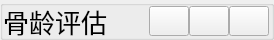
        <widget class="QGroupBox" name="groupBox_top">
         <property name="minimumSize">
          <size>
           <width>0</width>
           <height>35</height>
          </size>
         </property>
         <property name="maximumSize">
          <size>
           <width>16777215</width>
           <height>40</height>
          </size>
         </property>
         <property name="styleSheet">
          <string notr="true">#groupBox_top{
border:none;
}</string>
         </property>
         <property name="title">
          <string/>
         </property>
         <layout class="QHBoxLayout" name="horizontalLayout_2">
          <property name="spacing">
           <number>0</number>
          </property>
          <property name="leftMargin">
           <number>0</number>
          </property>
          <property name="topMargin">
           <number>0</number>
          </property>
          <property name="rightMargin">
           <number>0</number>
          </property>
          <property name="bottomMargin">
           <number>0</number>
          </property>
          <item>
           <widget class="QLabel" name="label">
            <property name="styleSheet">
             <string notr="true">font-size:26px;</string>
            </property>
            <property name="text">
             <string>骨龄评估</string>
            </property>
            <property name="indent">
             <number>0</number>
            </property>
           </widget>
          </item>
          <item>
           <spacer name="horizontalSpacer">
            <property name="orientation">
             <enum>Qt::Horizontal</enum>
            </property>
            <property name="sizeHint" stdset="0">
             <size>
              <width>40</width>
              <height>20</height>
             </size>
            </property>
           </spacer>
          </item>
          <item>
           <layout class="QHBoxLayout" name="horizontalLayout_3">
            <property name="spacing">
             <number>0</number>
            </property>
            <property name="leftMargin">
             <number>2</number>
            </property>
            <property name="rightMargin">
             <number>2</number>
            </property>
            <item>
             <widget class="QPushButton" name="minButton">
              <property name="minimumSize">
               <size>
                <width>0</width>
                <height>30</height>
               </size>
              </property>
              <property name="text">
               <string/>
              </property>
              <property name="icon">
               <iconset resource="../UIqrc.qrc">
                <normaloff>:/images/icon/最小化.png</normaloff>:/images/icon/最小化.png</iconset>
              </property>
             </widget>
            </item>
            <item>
             <widget class="QPushButton" name="maxButton">
              <property name="minimumSize">
               <size>
                <width>0</width>
                <height>30</height>
               </size>
              </property>
              <property name="text">
               <string/>
              </property>
              <property name="icon">
               <iconset resource="../UIqrc.qrc">
                <normaloff>:/images/icon/正方形.png</normaloff>
                <activeon>:/images/icon/还原.png</activeon>
                <selectedon>:/images/icon/还原.png</selectedon>:/images/icon/正方形.png</iconset>
              </property>
             </widget>
            </item>
            <item>
             <widget class="QPushButton" name="closeButton">
              <property name="minimumSize">
               <size>
                <width>0</width>
                <height>30</height>
               </size>
              </property>
              <property name="text">
               <string/>
              </property>
              <property name="icon">
               <iconset resource="../UIqrc.qrc">
                <normaloff>:/images/icon/关闭.png</normaloff>:/images/icon/关闭.png</iconset>
              </property>
             </widget>
            </item>
           </layout>
          </item>
         </layout>
        </widget>
